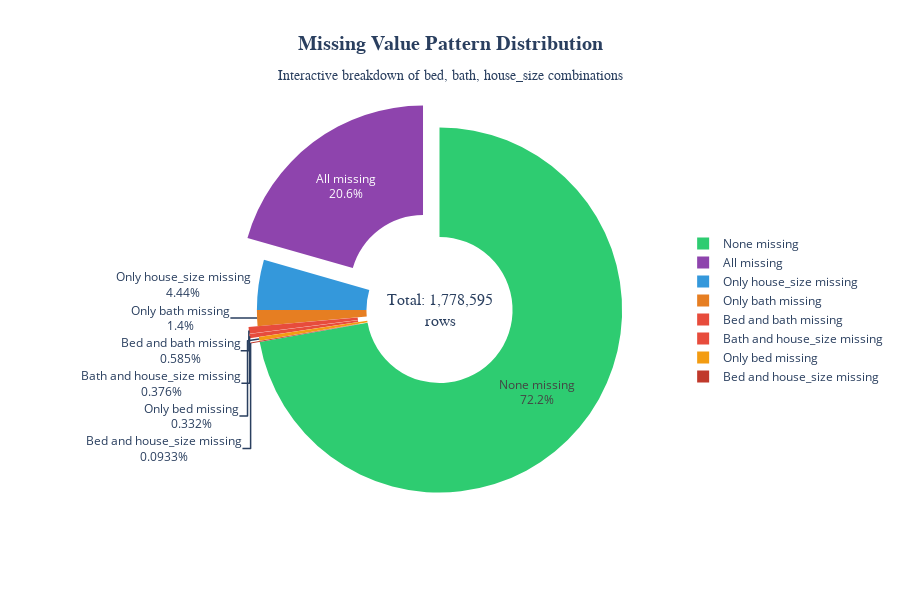

This figure's notebook cell:
### Code cell
# Overlap pie chart
bed_missing = df['bed'].isnull()
bath_missing = df['bath'].isnull()
house_size_missing = df['house_size'].isnull()

combinatinos = {
    'None missing': (~bed_missing & ~bath_missing & ~house_size_missing).sum(),
    'Only bed missing': (bed_missing & ~bath_missing & ~house_size_missing).sum(),
    'Only bath missing': (~bed_missing & bath_missing & ~house_size_missing).sum(),
    'Only house_size missing': (~bed_missing & ~bath_missing & house_size_missing).sum(),
    'Bed and bath missing': (bed_missing & bath_missing & ~house_size_missing).sum(),
    'Bed and house_size missing': (bed_missing & ~bath_missing & house_size_missing).sum(),
    'Bath and house_size missing': (~bed_missing & bath_missing & house_size_missing).sum(),
    'All missing': (bed_missing & bath_missing & house_size_missing).sum()
}   

colors_detailed = ['#2ecc71', '#f39c12', '#e67e22', '#3498db', 
                   '#e74c3c', '#c0392b', '#e74c3c', '#8e44ad']

fig1 = go.Figure(data=[go.Pie( # pie chart
    labels=list(combinatinos.keys()), # labels
    values=list(combinatinos.values()), # values
    marker=dict(colors=colors_detailed), # colors
    textinfo='label+percent', # show label and percent
    textposition='auto', # auto position text
    hole= 0.4, # donut chart
    pull = [0, 0, 0, 0, 0.05, 0.05, 0.05, 0.15] # pull out slices with missing values
)])
fig1.update_layout( # layout
    title={
        'text': '<b>Missing Value Pattern Distribution</b><br>' +
                '<sub>Interactive breakdown of bed, bath, house_size combinations</sub>',
        'x': 0.5,
        'xanchor': 'center',
        'font': {'size': 20, 'family': 'Arial Black'}
    },
    showlegend=True, # show legend
    legend=dict( # position legend outside the pie chart
        orientation="v",
        yanchor="middle",
        y=0.5,
        xanchor="left",
        x=1.05,
        font=dict(size=12)
    ),
    annotations=[dict( # center text
        text=f'Total: {len(df):,}<br>rows',
        x=0.5, y=0.5,
        font=dict(size=16, family='Arial Black'),
        showarrow=False
    )],
    width=900,
    height=600,
    template='plotly_white' # clean white background
)
fig1.show()

### Figure 1 — Plotly figure (JSON) as saved in the notebook; plotly's stock layout.template omitted (floating-point values rounded to 4 significant figures)
{"data": [{"hole": 0.4, "labels": ["None missing", "Only bed missing", "Only bath missing", "Only house_size missing", "Bed and bath missing", "Bed and house_size missing", "Bath and house_size missing", "All missing"], "marker": {"colors": ["#2ecc71", "#f39c12", "#e67e22", "#3498db", "#e74c3c", "#c0392b", "#e74c3c", "#8e44ad"]}, "pull": [0, 0, 0, 0, 0.05, 0.05, 0.05, 0.15], "textinfo": "label+percent", "textposition": "auto", "type": "pie", "values": [1284240, 5909, 24987, 78971, 10403, 1660, 6694, 365731]}], "layout": {"annotations": [{"font": {"family": "Arial Black", "size": 16}, "showarrow": false, "text": "Total: 1,778,595<br>rows", "x": 0.5, "y": 0.5}], "height": 600, "legend": {"font": {"size": 12}, "orientation": "v", "x": 1.05, "xanchor": "left", "y": 0.5, "yanchor": "middle"}, "showlegend": true, "title": {"font": {"family": "Arial Black", "size": 20}, "text": "<b>Missing Value Pattern Distribution</b><br><sub>Interactive breakdown of bed, bath, house_size combinations</sub>", "x": 0.5, "xanchor": "center"}, "width": 900}}
